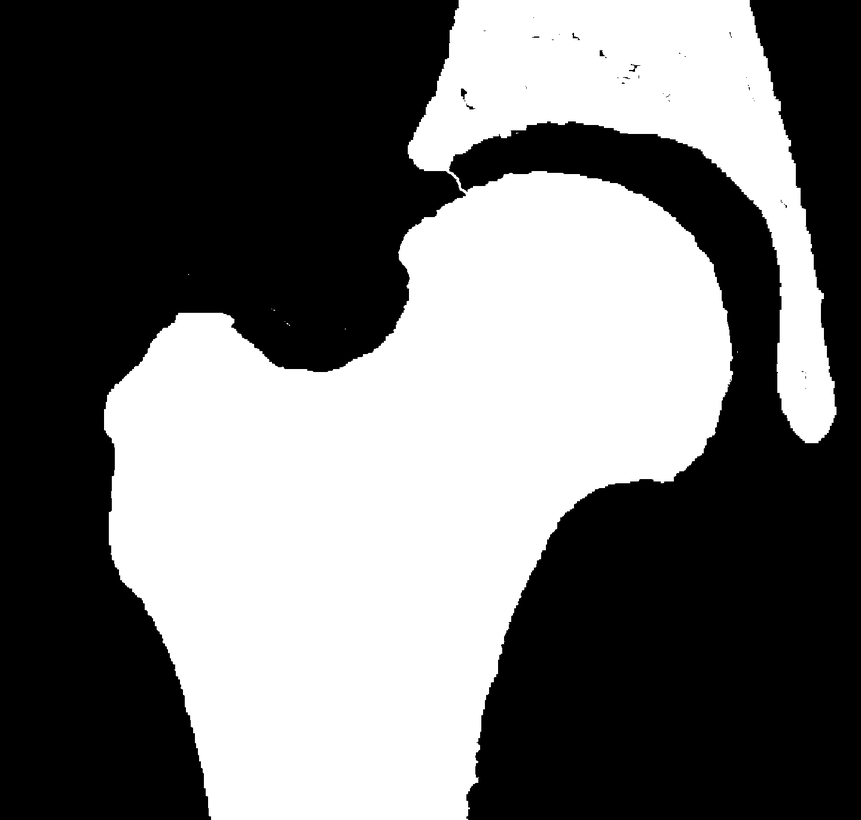
#> input picture Exercises/Week_5_Morphological_Transform_Hough_Transform/5_1_Morphological_Transform/Python/Binary_mask_femur.png, 861 x 820 px, shrunk from 1440 x 1371 before the run
$ python 5_1_Exercise_opening_closing_femur.py
#> lines starting #> are read from the running program, lines starting #| are printed output that depends on the picture
import matplotlib.pyplot as plt
import numpy as np
import cv2

image = plt.imread("Binary_mask_femur.png")
#> image is the input picture: shape (820, 861) float32; min 0, max 1, mean 0.436
kernel = np.ones(shape=[3, 3])


eroded_image = cv2.erode(image, kernel, iterations=2)
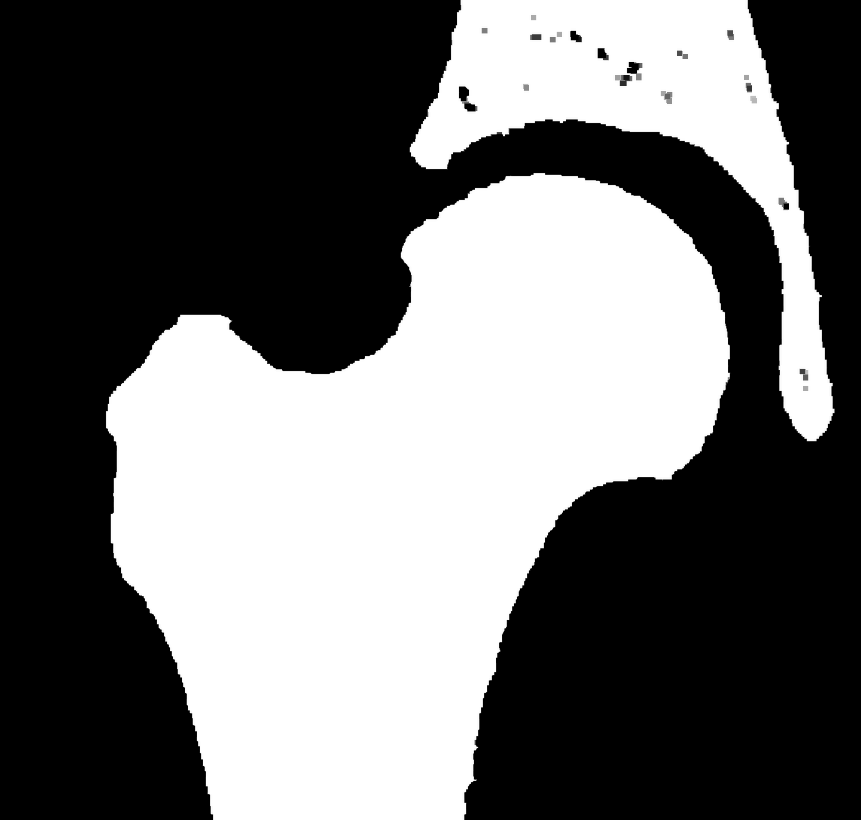
#> eroded_image: shape (820, 861) float32; min 0, max 1, mean 0.423
opened_image = cv2.dilate(eroded_image, kernel, iterations=2)

cleaned_femur = opened_image.copy()

dilated_cleaned_femur = cv2.dilate(cleaned_femur, kernel, iterations=4)
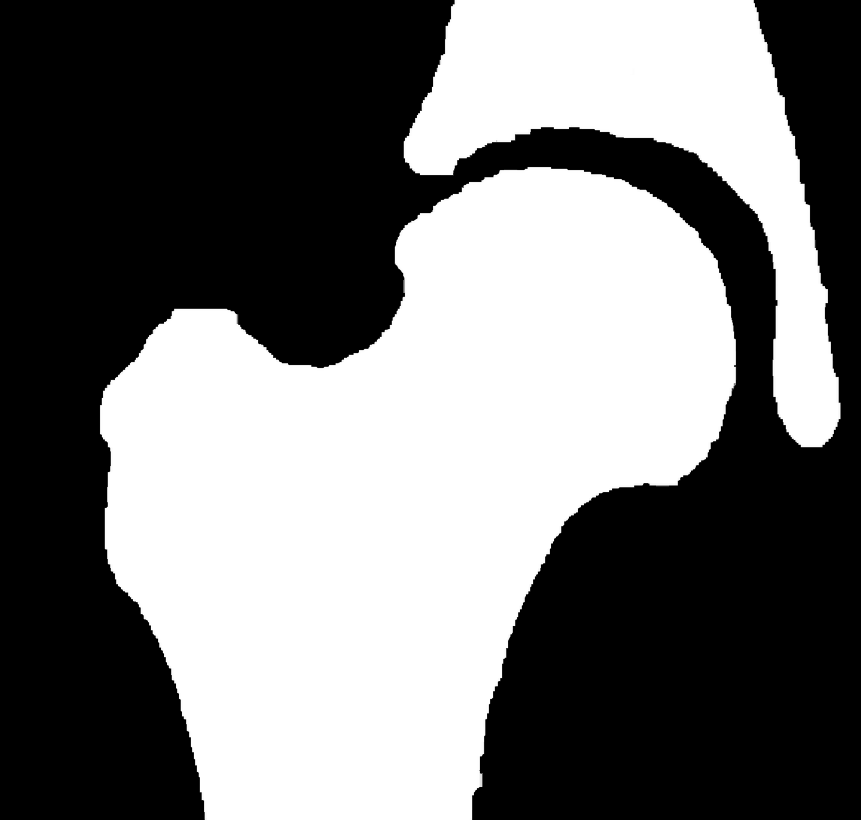
#> dilated_cleaned_femur: shape (820, 861) float32; min 0, max 1, mean 0.459
closed_cleaned_femur = cv2.erode(dilated_cleaned_femur, kernel, iterations=4)


plt.figure()
plt.imshow(image, cmap="gray")
plt.title("Raw binary segmentation mask")

plt.figure()
plt.imshow(eroded_image, cmap="gray")
plt.title("Eroded segmentation mask")

plt.figure()
plt.imshow(opened_image, cmap="gray")
plt.title("Cleaned femur through opening")

plt.figure()
plt.imshow(dilated_cleaned_femur, cmap="gray")
plt.title("Dilated cleaned femur")

plt.figure()
plt.imshow(closed_cleaned_femur, cmap="gray")
plt.title("Closed cleaned femur")

plt.show()
